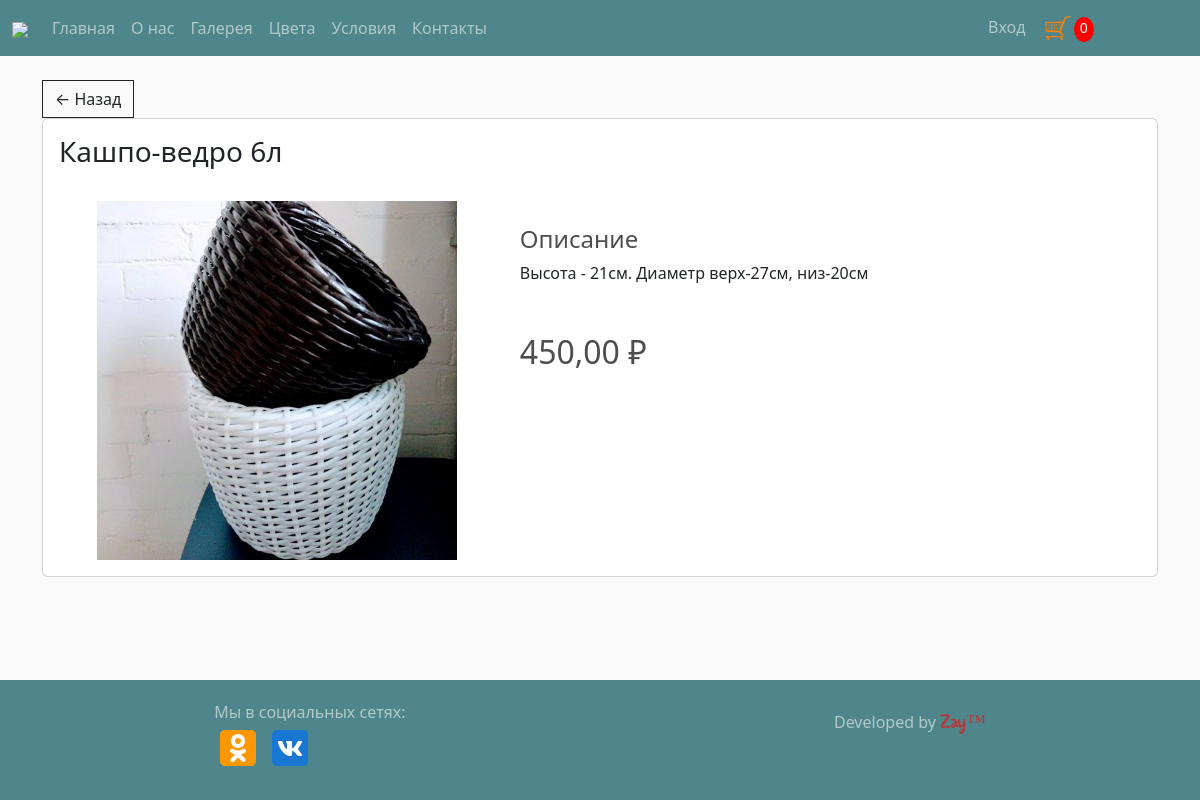
Page /product/1 on the committed database.
### store/models.py (models this page shows, shortened)
class Product(models.Model):
    name = models.CharField(max_length=200)
    price = models.FloatField()
    description = models.CharField(max_length=200,null=True, blank=True)
    is_active = models.BooleanField(default=False)
    image = models.ImageField(null=True, blank=True,upload_to='product_photo/%Y/%m/%d/')
    category = models.ForeignKey(Category, on_delete=models.PROTECT)
    digital = models.BooleanField(default=False,null=True,blank=False)
    discount = models.IntegerField(default=0,null=True,blank=False)
    price_without_discount = models.FloatField(null=True,blank=False)
    @property
    def imageURL(self):
        try:
            url = self.image.url
        except:
            url = '/media/placeholder.png'
        return url

### store/views.py (the view)
# urls.py: path('product/<int:pk>', ProductDetail.as_view(), name='product'),
class ProductDetail(DetailView):
    model = Product
    template_name = 'store/product.html'
    context_object_name = 'product'
    def get_context_data(self, **kwargs):
        context = super().get_context_data(**kwargs)
        if self.request.user.is_authenticated:
            data = utils.cartData(self.request)
            context['cartItems'] = data['cartItems']
        else:
            cookiesCart = utils.cookiesCart(self.request)
            context['cartItems'] = cookiesCart['cartItems']
        return context

### store/utils.py (called while the page is built, shortened)
def cookiesCart(request):
    try:
        cart = json.loads(request.COOKIES['cart'])
    except:
        cart = {}
    items = []
    order = {'get_cart_total': 0, 'get_cart_items': 0}
    cartItems = order['get_cart_items']
    return {'items': items, 'order': order, 'cartItems': cartItems, 'shipping': True}

### store/templates/store/product.html (shortened to what this page needs)
{% extends 'store/main.html' %}
{% load static %}
{% block content %}
 <a class="btn btn-outline-dark" href="{% url 'category' pk=product.category.pk %}">&#x2190; Назад</a>
 <div class="card">
        <div class="card-body">
            <h3 class="card-title">{{ product.name }}</h3>
            <div class="row">
                <div class="col-lg-5 col-md-5 col-sm-6">
                    <br>
                    <div class="white-box text-center"><img src="{{ product.imageURL }}" class="img-responsive" width="360"></div>
                </div>
                <div class="col-lg-7 col-md-7 col-sm-6">
                    <h4 class="box-title mt-5">Описание</h4>
                    <p>{{ product.description }}</p>
                    <h2 class="mt-5">
                        {{ product.price|floatformat:2  }} &#8381;
                    </h2>
                </div>
            </div>
        </div>
    </div>
{% endblock %}

### static/css/main.css (style rules this page uses)
html { height: 100%; }
body { background-color: hsl(0, 0%, 98%); margin: 0; min-height: 100%; display: grid; grid-template-rows: auto 1fr auto; }
h1,h2,h3,h4,h5,h6 { color:hsl(0, 0%, 30%); }
.btn { border-radius: 0; }

### rows in the picture
Product: name "Кашпо-ведро 6л", imageURL (picture), description "Высота - 21см. Диаметр верх-27см, низ-20см", price "450,00"

### other values in the picture
{{ cartItems }} "0"
